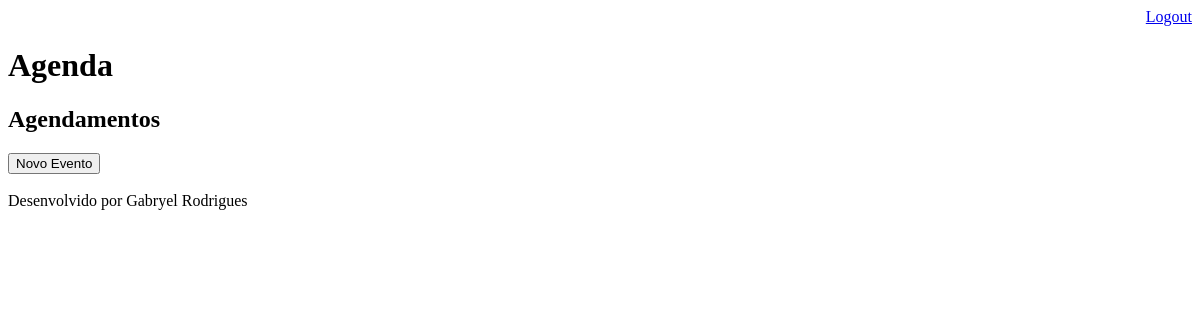
The app's page /agenda/ (signed in), older data.
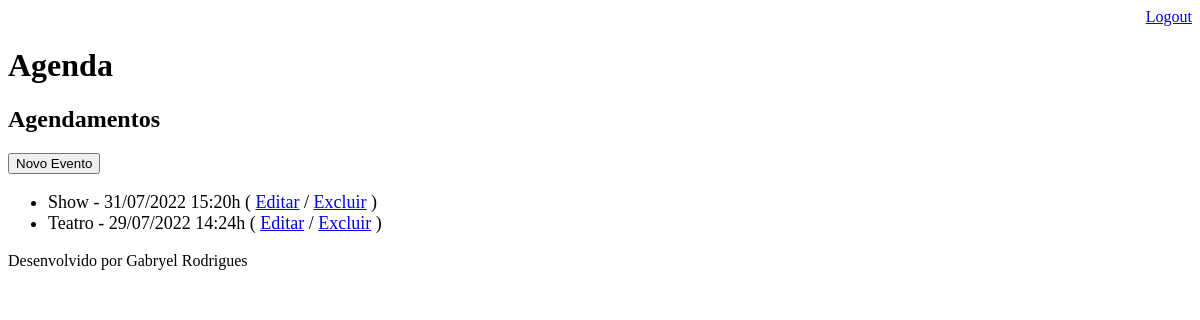
The same page, newer data.
### core/models.py (models this page shows, shortened)
class Evento(models.Model):
    titulo = models.CharField(max_length=100)
    descricao = models.TextField(blank=True, null=True)  # pode esta em branco e ser nulo
    data_evento = models.DateTimeField(verbose_name='Data do Evento')  # Alterando o nome do tiutlo com verbose_name
    data_criacao = models.DateTimeField(auto_now=True)  # para pegar a hora que foi criado o evento
    usuario = models.ForeignKey(User,
                                on_delete=models.CASCADE)  # se o ususario dono da aplicacao for excluido, exclui todos os outros com on_delte
    class Meta:  # informando qual o nome do banco
        db_table = 'evento'
    def get_data_evento(self):  # chamando os eventos e a data de craicao para pagina de agendamento
        return self.data_evento.strftime('%d/%m/%Y %H:%Mh')
    def get_evento_atrasado(self):
        if self.data_evento < datetime.now():
            return True
        else:
            return False

### core/views.py (the view)
# urls.py: path('agenda/', views.lista_eventos), #criando a pagina de agendamento
@login_required(login_url='/login/') #chama a importacao
def lista_eventos(request): #reenderizar para pagina html que foi criada em templates
    usuario = request.user #filtar por usuario
    data_atual = datetime.now() - timedelta(hours=1)
    evento = Evento.objects.filter(usuario=usuario,
                                   data_evento__gt=data_atual)#filtar por usuario, caso nao queria filtar por usuario colque .all()
    dados = {'eventos':evento}
    return render(request, 'agenda.html', dados)

### templates/agenda.html (shortened to what this page needs)
{% extends "model-page.html" %}
{% block content %}
    <h2>Agendamentos</h2>
    <a href="evento/">
        <button type="button">Novo Evento</button>
    </a>
    <ul style="font-size: 18px">
        {% for evento in eventos %}
            <li>
                <div style=>
                    {{ evento.titulo }} - {{ evento.get_data_evento }}
                    ( <a href="evento/?id={{ evento.id }}">Editar</a>
                    / <a href="evento/delete/{{ evento.id }}/">Excluir</a> )
                </div>
            </li>
        {% endfor %}
    </ul>
{% endblock %}

Row changes from the older to the newer data that the page shows:
added Evento: titulo "Show", get_data_evento "31/07/2022 15:20h"
added Evento: titulo "Teatro", get_data_evento "29/07/2022 14:24h"
